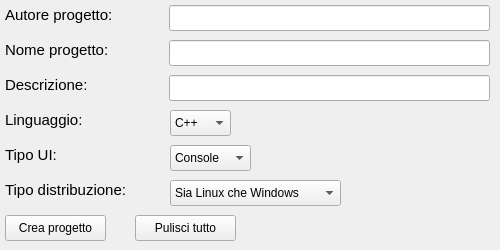
<?xml version="1.0" encoding="UTF-8"?>
<ui version="4.0">
 <class>MainWindow</class>
 <widget class="QMainWindow" name="MainWindow">
  <property name="windowModality">
   <enum>Qt::ApplicationModal</enum>
  </property>
  <property name="geometry">
   <rect>
    <x>0</x>
    <y>0</y>
    <width>500</width>
    <height>250</height>
   </rect>
  </property>
  <property name="windowTitle">
   <string>Nuovo progetto</string>
  </property>
  <property name="windowIcon">
   <iconset theme="code">
    <normaloff>.</normaloff>.</iconset>
  </property>
  <widget class="QWidget" name="centralwidget">
   <widget class="QLabel" name="label_autore">
    <property name="geometry">
     <rect>
      <x>5</x>
      <y>5</y>
      <width>151</width>
      <height>20</height>
     </rect>
    </property>
    <property name="font">
     <font>
      <pointsize>11</pointsize>
     </font>
    </property>
    <property name="text">
     <string>Autore progetto:</string>
    </property>
   </widget>
   <widget class="QLineEdit" name="autore">
    <property name="geometry">
     <rect>
      <x>169</x>
      <y>5</y>
      <width>321</width>
      <height>26</height>
     </rect>
    </property>
    <property name="text">
     <string/>
    </property>
   </widget>
   <widget class="QLabel" name="label_nome">
    <property name="geometry">
     <rect>
      <x>5</x>
      <y>40</y>
      <width>161</width>
      <height>20</height>
     </rect>
    </property>
    <property name="font">
     <font>
      <pointsize>11</pointsize>
     </font>
    </property>
    <property name="text">
     <string>Nome progetto:</string>
    </property>
   </widget>
   <widget class="QLineEdit" name="nome">
    <property name="geometry">
     <rect>
      <x>169</x>
      <y>40</y>
      <width>321</width>
      <height>26</height>
     </rect>
    </property>
    <property name="text">
     <string/>
    </property>
   </widget>
   <widget class="QLabel" name="label_descrizione">
    <property name="geometry">
     <rect>
      <x>5</x>
      <y>75</y>
      <width>155</width>
      <height>20</height>
     </rect>
    </property>
    <property name="font">
     <font>
      <pointsize>11</pointsize>
     </font>
    </property>
    <property name="text">
     <string>Descrizione:</string>
    </property>
   </widget>
   <widget class="QLineEdit" name="descrizione">
    <property name="geometry">
     <rect>
      <x>169</x>
      <y>75</y>
      <width>321</width>
      <height>26</height>
     </rect>
    </property>
    <property name="text">
     <string/>
    </property>
   </widget>
   <widget class="QLabel" name="label_linguaggio">
    <property name="geometry">
     <rect>
      <x>5</x>
      <y>110</y>
      <width>161</width>
      <height>20</height>
     </rect>
    </property>
    <property name="font">
     <font>
      <pointsize>11</pointsize>
     </font>
    </property>
    <property name="text">
     <string>Linguaggio:</string>
    </property>
   </widget>
   <widget class="QComboBox" name="linguaggio">
    <property name="geometry">
     <rect>
      <x>170</x>
      <y>110</y>
      <width>61</width>
      <height>26</height>
     </rect>
    </property>
    <item>
     <property name="text">
      <string>C++</string>
     </property>
    </item>
    <item>
     <property name="text">
      <string>C</string>
     </property>
    </item>
   </widget>
   <widget class="QLabel" name="label_interfaccia_grafica">
    <property name="geometry">
     <rect>
      <x>5</x>
      <y>145</y>
      <width>161</width>
      <height>20</height>
     </rect>
    </property>
    <property name="font">
     <font>
      <pointsize>11</pointsize>
     </font>
    </property>
    <property name="text">
     <string>Tipo UI:</string>
    </property>
   </widget>
   <widget class="QComboBox" name="interfaccia_grafica">
    <property name="geometry">
     <rect>
      <x>170</x>
      <y>145</y>
      <width>81</width>
      <height>26</height>
     </rect>
    </property>
    <item>
     <property name="text">
      <string>Console</string>
     </property>
    </item>
    <item>
     <property name="text">
      <string>GUI</string>
     </property>
    </item>
   </widget>
   <widget class="QLabel" name="label_distribuzione">
    <property name="geometry">
     <rect>
      <x>5</x>
      <y>180</y>
      <width>161</width>
      <height>20</height>
     </rect>
    </property>
    <property name="font">
     <font>
      <pointsize>11</pointsize>
     </font>
    </property>
    <property name="text">
     <string>Tipo distribuzione:</string>
    </property>
   </widget>
   <widget class="QComboBox" name="distribuzione">
    <property name="geometry">
     <rect>
      <x>170</x>
      <y>180</y>
      <width>171</width>
      <height>26</height>
     </rect>
    </property>
    <item>
     <property name="text">
      <string>Sia Linux che Windows</string>
     </property>
    </item>
    <item>
     <property name="text">
      <string>Solo Linux</string>
     </property>
    </item>
    <item>
     <property name="text">
      <string>Solo Windows</string>
     </property>
    </item>
   </widget>
   <widget class="QPushButton" name="creaProgetto">
    <property name="geometry">
     <rect>
      <x>5</x>
      <y>215</y>
      <width>101</width>
      <height>26</height>
     </rect>
    </property>
    <property name="text">
     <string>Crea progetto</string>
    </property>
   </widget>
   <widget class="QPushButton" name="pulisciTutto">
    <property name="geometry">
     <rect>
      <x>135</x>
      <y>215</y>
      <width>101</width>
      <height>26</height>
     </rect>
    </property>
    <property name="text">
     <string>Pulisci tutto</string>
    </property>
   </widget>
  </widget>
  <widget class="QMenuBar" name="menubar">
   <property name="geometry">
    <rect>
     <x>0</x>
     <y>0</y>
     <width>500</width>
     <height>22</height>
    </rect>
   </property>
  </widget>
  <action name="actionEsci">
   <property name="text">
    <string>Esci</string>
   </property>
  </action>
  <action name="actionEsci_2">
   <property name="text">
    <string>Esci</string>
   </property>
  </action>
  <action name="actionChiudi">
   <property name="text">
    <string>Chiudi</string>
   </property>
  </action>
 </widget>
 <resources/>
 <connections/>
</ui>
